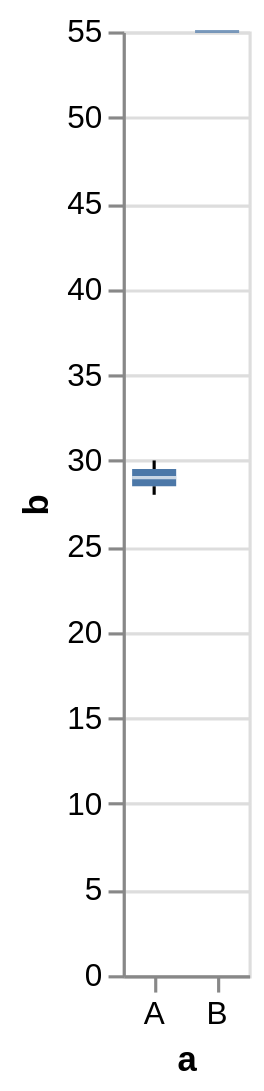

Vega-Lite specification for this chart:
### Vega-Lite specification from a JSON file in a GitHub repository (floating-point values rounded to 4 significant figures)
{"$schema": "https://vega.github.io/schema/vega-lite/v6.json", "description": "A simple bar chart with embedded data.", "data": {"values": [{"a": "A", "b": 28}, {"a": "A", "b": 30}, {"a": "B", "b": 55}]}, "mark": "boxplot", "encoding": {"x": {"field": "a", "type": "nominal", "axis": {"labelAngle": 0}}, "y": {"field": "b", "type": "quantitative"}}}
